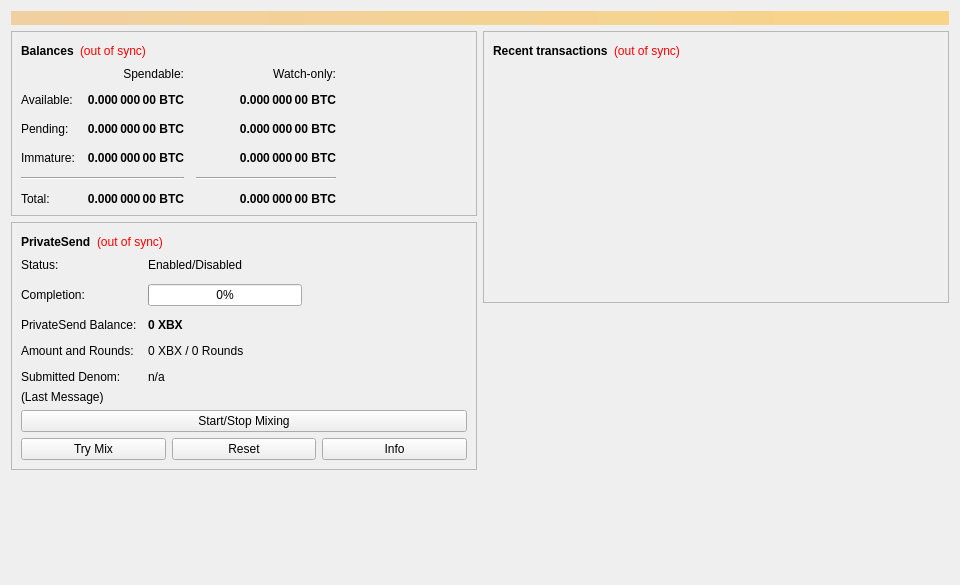
<?xml version="1.0" encoding="UTF-8"?>
<ui version="4.0">
 <class>OverviewPage</class>
 <widget class="QWidget" name="OverviewPage">
  <property name="geometry">
   <rect>
    <x>0</x>
    <y>0</y>
    <width>960</width>
    <height>585</height>
   </rect>
  </property>
  <property name="minimumSize">
   <size>
    <width>960</width>
    <height>0</height>
   </size>
  </property>
  <property name="windowTitle">
   <string>Form</string>
  </property>
  <layout class="QVBoxLayout" name="topLayout">
   <item>
    <widget class="QLabel" name="labelAlerts">
     <property name="visible">
      <bool>false</bool>
     </property>
     <property name="styleSheet">
      <string notr="true">QLabel { background-color: qlineargradient(x1: 0, y1: 0, x2: 1, y2: 0, stop:0 #F0D0A0, stop:1 #F8D488); color:#000000; }</string>
     </property>
     <property name="wordWrap">
      <bool>true</bool>
     </property>
     <property name="margin">
      <number>3</number>
     </property>
     <property name="textInteractionFlags">
      <set>Qt::TextSelectableByMouse</set>
     </property>
    </widget>
   </item>
   <item>
    <layout class="QHBoxLayout" name="horizontalLayout" stretch="1,1">
     <item>
      <layout class="QVBoxLayout" name="verticalLayout_2">
       <item>
        <widget class="QFrame" name="frame">
         <property name="frameShape">
          <enum>QFrame::StyledPanel</enum>
         </property>
         <property name="frameShadow">
          <enum>QFrame::Raised</enum>
         </property>
         <layout class="QVBoxLayout" name="verticalLayout_4">
          <item>
           <layout class="QHBoxLayout" name="horizontalLayout_4">
            <item>
             <widget class="QLabel" name="label_5">
              <property name="font">
               <font>
                <weight>75</weight>
                <bold>true</bold>
               </font>
              </property>
              <property name="text">
               <string>Balances</string>
              </property>
             </widget>
            </item>
            <item>
             <widget class="QLabel" name="labelWalletStatus">
              <property name="toolTip">
               <string>The displayed information may be out of date. Your wallet automatically synchronizes with the electrobytes network after a connection is established, but this process has not completed yet.</string>
              </property>
              <property name="styleSheet">
               <string notr="true">QLabel { color: red; }</string>
              </property>
              <property name="text">
               <string notr="true">(out of sync)</string>
              </property>
              <property name="alignment">
               <set>Qt::AlignLeading|Qt::AlignLeft|Qt::AlignVCenter</set>
              </property>
             </widget>
            </item>
            <item>
             <spacer name="horizontalSpacer_3">
              <property name="orientation">
               <enum>Qt::Horizontal</enum>
              </property>
              <property name="sizeHint" stdset="0">
               <size>
                <width>40</width>
                <height>20</height>
               </size>
              </property>
             </spacer>
            </item>
           </layout>
          </item>
          <item>
           <layout class="QGridLayout" name="gridLayout">
            <property name="spacing">
             <number>12</number>
            </property>
            <item row="2" column="2">
             <widget class="QLabel" name="labelWatchPending">
              <property name="font">
               <font>
                <weight>75</weight>
                <bold>true</bold>
               </font>
              </property>
              <property name="cursor">
               <cursorShape>IBeamCursor</cursorShape>
              </property>
              <property name="toolTip">
               <string>Unconfirmed transactions to watch-only addresses</string>
              </property>
              <property name="text">
               <string notr="true">0.000 000 00 BTC</string>
              </property>
              <property name="alignment">
               <set>Qt::AlignRight|Qt::AlignTrailing|Qt::AlignVCenter</set>
              </property>
              <property name="textInteractionFlags">
               <set>Qt::LinksAccessibleByMouse|Qt::TextSelectableByKeyboard|Qt::TextSelectableByMouse</set>
              </property>
             </widget>
            </item>
            <item row="2" column="1">
             <widget class="QLabel" name="labelUnconfirmed">
              <property name="font">
               <font>
                <weight>75</weight>
                <bold>true</bold>
               </font>
              </property>
              <property name="cursor">
               <cursorShape>IBeamCursor</cursorShape>
              </property>
              <property name="toolTip">
               <string>Total of transactions that have yet to be confirmed, and do not yet count toward the spendable balance</string>
              </property>
              <property name="text">
               <string notr="true">0.000 000 00 BTC</string>
              </property>
              <property name="alignment">
               <set>Qt::AlignRight|Qt::AlignTrailing|Qt::AlignVCenter</set>
              </property>
              <property name="textInteractionFlags">
               <set>Qt::LinksAccessibleByMouse|Qt::TextSelectableByKeyboard|Qt::TextSelectableByMouse</set>
              </property>
             </widget>
            </item>
            <item row="3" column="2">
             <widget class="QLabel" name="labelWatchImmature">
              <property name="font">
               <font>
                <weight>75</weight>
                <bold>true</bold>
               </font>
              </property>
              <property name="cursor">
               <cursorShape>IBeamCursor</cursorShape>
              </property>
              <property name="toolTip">
               <string>Mined balance in watch-only addresses that has not yet matured</string>
              </property>
              <property name="text">
               <string notr="true">0.000 000 00 BTC</string>
              </property>
              <property name="alignment">
               <set>Qt::AlignRight|Qt::AlignTrailing|Qt::AlignVCenter</set>
              </property>
              <property name="textInteractionFlags">
               <set>Qt::LinksAccessibleByMouse|Qt::TextSelectableByKeyboard|Qt::TextSelectableByMouse</set>
              </property>
             </widget>
            </item>
            <item row="4" column="0" colspan="2">
             <widget class="Line" name="lineSpendableBalance">
              <property name="orientation">
               <enum>Qt::Horizontal</enum>
              </property>
             </widget>
            </item>
            <item row="4" column="2">
             <widget class="Line" name="lineWatchBalance">
              <property name="sizePolicy">
               <sizepolicy hsizetype="Preferred" vsizetype="Fixed">
                <horstretch>0</horstretch>
                <verstretch>0</verstretch>
               </sizepolicy>
              </property>
              <property name="minimumSize">
               <size>
                <width>140</width>
                <height>0</height>
               </size>
              </property>
              <property name="orientation">
               <enum>Qt::Horizontal</enum>
              </property>
             </widget>
            </item>
            <item row="5" column="0">
             <widget class="QLabel" name="labelTotalText">
              <property name="text">
               <string>Total:</string>
              </property>
             </widget>
            </item>
            <item row="3" column="1">
             <widget class="QLabel" name="labelImmature">
              <property name="font">
               <font>
                <weight>75</weight>
                <bold>true</bold>
               </font>
              </property>
              <property name="cursor">
               <cursorShape>IBeamCursor</cursorShape>
              </property>
              <property name="toolTip">
               <string>Mined balance that has not yet matured</string>
              </property>
              <property name="text">
               <string notr="true">0.000 000 00 BTC</string>
              </property>
              <property name="alignment">
               <set>Qt::AlignRight|Qt::AlignTrailing|Qt::AlignVCenter</set>
              </property>
              <property name="textInteractionFlags">
               <set>Qt::LinksAccessibleByMouse|Qt::TextSelectableByKeyboard|Qt::TextSelectableByMouse</set>
              </property>
             </widget>
            </item>
            <item row="2" column="3">
             <spacer name="horizontalSpacer_2">
              <property name="orientation">
               <enum>Qt::Horizontal</enum>
              </property>
              <property name="sizeHint" stdset="0">
               <size>
                <width>40</width>
                <height>20</height>
               </size>
              </property>
             </spacer>
            </item>
            <item row="3" column="0">
             <widget class="QLabel" name="labelImmatureText">
              <property name="text">
               <string>Immature:</string>
              </property>
             </widget>
            </item>
            <item row="5" column="1">
             <widget class="QLabel" name="labelTotal">
              <property name="font">
               <font>
                <weight>75</weight>
                <bold>true</bold>
               </font>
              </property>
              <property name="cursor">
               <cursorShape>IBeamCursor</cursorShape>
              </property>
              <property name="toolTip">
               <string>Your current total balance</string>
              </property>
              <property name="text">
               <string notr="true">0.000 000 00 BTC</string>
              </property>
              <property name="alignment">
               <set>Qt::AlignRight|Qt::AlignTrailing|Qt::AlignVCenter</set>
              </property>
              <property name="textInteractionFlags">
               <set>Qt::LinksAccessibleByMouse|Qt::TextSelectableByKeyboard|Qt::TextSelectableByMouse</set>
              </property>
             </widget>
            </item>
            <item row="5" column="2">
             <widget class="QLabel" name="labelWatchTotal">
              <property name="font">
               <font>
                <weight>75</weight>
                <bold>true</bold>
               </font>
              </property>
              <property name="cursor">
               <cursorShape>IBeamCursor</cursorShape>
              </property>
              <property name="toolTip">
               <string>Current total balance in watch-only addresses</string>
              </property>
              <property name="text">
               <string notr="true">0.000 000 00 BTC</string>
              </property>
              <property name="alignment">
               <set>Qt::AlignRight|Qt::AlignTrailing|Qt::AlignVCenter</set>
              </property>
              <property name="textInteractionFlags">
               <set>Qt::LinksAccessibleByMouse|Qt::TextSelectableByKeyboard|Qt::TextSelectableByMouse</set>
              </property>
             </widget>
            </item>
            <item row="0" column="2">
             <widget class="QLabel" name="labelWatchonly">
              <property name="text">
               <string>Watch-only:</string>
              </property>
              <property name="alignment">
               <set>Qt::AlignRight|Qt::AlignTrailing|Qt::AlignVCenter</set>
              </property>
             </widget>
            </item>
            <item row="1" column="0">
             <widget class="QLabel" name="labelBalanceText">
              <property name="text">
               <string>Available:</string>
              </property>
             </widget>
            </item>
            <item row="1" column="1">
             <widget class="QLabel" name="labelBalance">
              <property name="font">
               <font>
                <weight>75</weight>
                <bold>true</bold>
               </font>
              </property>
              <property name="cursor">
               <cursorShape>IBeamCursor</cursorShape>
              </property>
              <property name="toolTip">
               <string>Your current spendable balance</string>
              </property>
              <property name="text">
               <string notr="true">0.000 000 00 BTC</string>
              </property>
              <property name="alignment">
               <set>Qt::AlignRight|Qt::AlignTrailing|Qt::AlignVCenter</set>
              </property>
              <property name="textInteractionFlags">
               <set>Qt::LinksAccessibleByMouse|Qt::TextSelectableByKeyboard|Qt::TextSelectableByMouse</set>
              </property>
             </widget>
            </item>
            <item row="1" column="2">
             <widget class="QLabel" name="labelWatchAvailable">
              <property name="font">
               <font>
                <weight>75</weight>
                <bold>true</bold>
               </font>
              </property>
              <property name="cursor">
               <cursorShape>IBeamCursor</cursorShape>
              </property>
              <property name="toolTip">
               <string>Your current balance in watch-only addresses</string>
              </property>
              <property name="text">
               <string notr="true">0.000 000 00 BTC</string>
              </property>
              <property name="alignment">
               <set>Qt::AlignRight|Qt::AlignTrailing|Qt::AlignVCenter</set>
              </property>
              <property name="textInteractionFlags">
               <set>Qt::LinksAccessibleByMouse|Qt::TextSelectableByKeyboard|Qt::TextSelectableByMouse</set>
              </property>
             </widget>
            </item>
            <item row="2" column="0">
             <widget class="QLabel" name="labelPendingText">
              <property name="text">
               <string>Pending:</string>
              </property>
             </widget>
            </item>
            <item row="0" column="1">
             <widget class="QLabel" name="labelSpendable">
              <property name="text">
               <string>Spendable:</string>
              </property>
              <property name="alignment">
               <set>Qt::AlignRight|Qt::AlignTrailing|Qt::AlignVCenter</set>
              </property>
             </widget>
            </item>
           </layout>
          </item>
         </layout>
        </widget>
       </item>
       <item>
        <widget class="QFrame" name="framePrivateSend">
         <property name="layoutDirection">
          <enum>Qt::LeftToRight</enum>
         </property>
         <property name="frameShape">
          <enum>QFrame::StyledPanel</enum>
         </property>
         <property name="frameShadow">
          <enum>QFrame::Raised</enum>
         </property>
         <layout class="QVBoxLayout" name="VerticalLayout_PS1">
          <item>
           <layout class="QHBoxLayout" name="horizontalLayout_5">
            <item>
             <widget class="QLabel" name="labelPrivateSendHeader">
              <property name="font">
               <font>
                <weight>75</weight>
                <bold>true</bold>
               </font>
              </property>
              <property name="text">
               <string>PrivateSend</string>
              </property>
             </widget>
            </item>
            <item>
             <widget class="QLabel" name="labelPrivateSendSyncStatus">
              <property name="toolTip">
               <string>The displayed information may be out of date. Your wallet automatically synchronizes with the electrobytes network after a connection is established, but this process has not completed yet.</string>
              </property>
              <property name="styleSheet">
               <string notr="true">QLabel { color: red; }</string>
              </property>
              <property name="text">
               <string notr="true">(out of sync)</string>
              </property>
              <property name="alignment">
               <set>Qt::AlignLeading|Qt::AlignLeft|Qt::AlignVCenter</set>
              </property>
             </widget>
            </item>
            <item>
             <spacer name="horizontalSpacer_4">
              <property name="orientation">
               <enum>Qt::Horizontal</enum>
              </property>
              <property name="sizeHint" stdset="0">
               <size>
                <width>40</width>
                <height>20</height>
               </size>
              </property>
             </spacer>
            </item>
           </layout>
          </item>
          <item>
           <layout class="QFormLayout" name="privateSendFormLayout">
            <property name="fieldGrowthPolicy">
             <enum>QFormLayout::AllNonFixedFieldsGrow</enum>
            </property>
            <property name="horizontalSpacing">
             <number>11</number>
            </property>
            <property name="verticalSpacing">
             <number>12</number>
            </property>
            <item row="0" column="0">
             <widget class="QLabel" name="labelPrivateSendEnabledText">
              <property name="text">
               <string>Status:</string>
              </property>
             </widget>
            </item>
            <item row="0" column="1">
             <widget class="QLabel" name="labelPrivateSendEnabled">
              <property name="text">
               <string>Enabled/Disabled</string>
              </property>
             </widget>
            </item>
            <item row="1" column="0">
             <widget class="QLabel" name="labelCompletitionText">
              <property name="text">
               <string>Completion:</string>
              </property>
             </widget>
            </item>
            <item row="1" column="1">
             <widget class="QProgressBar" name="privateSendProgress">
              <property name="maximumSize">
               <size>
                <width>154</width>
                <height>16777215</height>
               </size>
              </property>
              <property name="value">
               <number>0</number>
              </property>
             </widget>
            </item>
            <item row="2" column="0">
             <widget class="QLabel" name="labelAnonymizedText">
              <property name="text">
               <string>PrivateSend Balance:</string>
              </property>
             </widget>
            </item>
            <item row="2" column="1">
             <widget class="QLabel" name="labelAnonymized">
              <property name="font">
               <font>
                <weight>75</weight>
                <bold>true</bold>
               </font>
              </property>
              <property name="text">
               <string notr="true">0 XBX</string>
              </property>
             </widget>
            </item>
            <item row="3" column="0">
             <widget class="QLabel" name="labelAmountAndRoundsText">
              <property name="text">
               <string>Amount and Rounds:</string>
              </property>
             </widget>
            </item>
            <item row="3" column="1">
             <widget class="QLabel" name="labelAmountRounds">
              <property name="text">
               <string>0 XBX / 0 Rounds</string>
              </property>
             </widget>
            </item>
            <item row="4" column="0">
             <widget class="QLabel" name="labelSubmittedDenomText">
              <property name="text">
               <string>Submitted Denom:</string>
              </property>
             </widget>
            </item>
            <item row="4" column="1">
             <widget class="QLabel" name="labelSubmittedDenom">
              <property name="toolTip">
               <string>The denominations you submitted to the Masternode.&lt;br&gt;To mix, other users must submit the exact same denominations.</string>
              </property>
              <property name="text">
               <string>n/a</string>
              </property>
             </widget>
            </item>
           </layout>
          </item>
          <item>
           <layout class="QVBoxLayout" name="VerticalLayout_PS">
            <item>
             <widget class="QLabel" name="labelPrivateSendLastMessage">
              <property name="text">
               <string>(Last Message)</string>
              </property>
              <property name="alignment">
               <set>Qt::AlignLeading|Qt::AlignLeft|Qt::AlignTop</set>
              </property>
              <property name="wordWrap">
               <bool>true</bool>
              </property>
             </widget>
            </item>
            <item>
             <widget class="QPushButton" name="togglePrivateSend">
              <property name="sizePolicy">
               <sizepolicy hsizetype="MinimumExpanding" vsizetype="Fixed">
                <horstretch>0</horstretch>
                <verstretch>0</verstretch>
               </sizepolicy>
              </property>
              <property name="text">
               <string>Start/Stop Mixing</string>
              </property>
             </widget>
            </item>
            <item>
             <layout class="QHBoxLayout" name="horizontalLayout_debugbuttons">
              <item>
               <widget class="QPushButton" name="privateSendAuto">
                <property name="sizePolicy">
                 <sizepolicy hsizetype="MinimumExpanding" vsizetype="Fixed">
                  <horstretch>0</horstretch>
                  <verstretch>0</verstretch>
                 </sizepolicy>
                </property>
                <property name="toolTip">
                 <string>Try to manually submit a PrivateSend request.</string>
                </property>
                <property name="text">
                 <string>Try Mix</string>
                </property>
               </widget>
              </item>
              <item>
               <widget class="QPushButton" name="privateSendReset">
                <property name="sizePolicy">
                 <sizepolicy hsizetype="MinimumExpanding" vsizetype="Fixed">
                  <horstretch>0</horstretch>
                  <verstretch>0</verstretch>
                 </sizepolicy>
                </property>
                <property name="toolTip">
                 <string>Reset the current status of PrivateSend (can interrupt PrivateSend if it's in the process of Mixing, which can cost you money!)</string>
                </property>
                <property name="autoFillBackground">
                 <bool>false</bool>
                </property>
                <property name="text">
                 <string>Reset</string>
                </property>
               </widget>
              </item>
              <item>
               <widget class="QPushButton" name="privateSendInfo">
                <property name="sizePolicy">
                 <sizepolicy hsizetype="MinimumExpanding" vsizetype="Fixed">
                  <horstretch>0</horstretch>
                  <verstretch>0</verstretch>
                 </sizepolicy>
                </property>
                <property name="toolTip">
                 <string>Information about PrivateSend and Mixing</string>
                </property>
                <property name="text">
                 <string>Info</string>
                </property>
               </widget>
              </item>
             </layout>
            </item>
           </layout>
          </item>
         </layout>
        </widget>
       </item>
       <item>
        <spacer name="verticalSpacer">
         <property name="orientation">
          <enum>Qt::Vertical</enum>
         </property>
         <property name="sizeHint" stdset="0">
          <size>
           <width>20</width>
           <height>40</height>
          </size>
         </property>
        </spacer>
       </item>
      </layout>
     </item>
     <item>
      <layout class="QVBoxLayout" name="verticalLayout_3">
       <item>
        <widget class="QFrame" name="frame_2">
         <property name="frameShape">
          <enum>QFrame::StyledPanel</enum>
         </property>
         <property name="frameShadow">
          <enum>QFrame::Raised</enum>
         </property>
         <layout class="QVBoxLayout" name="verticalLayout">
          <item>
           <layout class="QHBoxLayout" name="horizontalLayout_2">
            <item>
             <widget class="QLabel" name="label_4">
              <property name="font">
               <font>
                <weight>75</weight>
                <bold>true</bold>
               </font>
              </property>
              <property name="text">
               <string>Recent transactions</string>
              </property>
             </widget>
            </item>
            <item>
             <widget class="QLabel" name="labelTransactionsStatus">
              <property name="toolTip">
               <string>The displayed information may be out of date. Your wallet automatically synchronizes with the electrobytes network after a connection is established, but this process has not completed yet.</string>
              </property>
              <property name="styleSheet">
               <string notr="true">QLabel { color: red; }</string>
              </property>
              <property name="text">
               <string notr="true">(out of sync)</string>
              </property>
              <property name="alignment">
               <set>Qt::AlignLeading|Qt::AlignLeft|Qt::AlignVCenter</set>
              </property>
             </widget>
            </item>
            <item>
             <spacer name="horizontalSpacer">
              <property name="orientation">
               <enum>Qt::Horizontal</enum>
              </property>
              <property name="sizeHint" stdset="0">
               <size>
                <width>40</width>
                <height>20</height>
               </size>
              </property>
             </spacer>
            </item>
           </layout>
          </item>
          <item>
           <widget class="QListView" name="listTransactions">
            <property name="styleSheet">
             <string notr="true">QListView { background: transparent; }</string>
            </property>
            <property name="frameShape">
             <enum>QFrame::NoFrame</enum>
            </property>
            <property name="verticalScrollBarPolicy">
             <enum>Qt::ScrollBarAlwaysOff</enum>
            </property>
            <property name="horizontalScrollBarPolicy">
             <enum>Qt::ScrollBarAlwaysOff</enum>
            </property>
            <property name="selectionMode">
             <enum>QAbstractItemView::NoSelection</enum>
            </property>
           </widget>
          </item>
         </layout>
        </widget>
       </item>
       <item>
        <spacer name="verticalSpacer_2">
         <property name="orientation">
          <enum>Qt::Vertical</enum>
         </property>
         <property name="sizeHint" stdset="0">
          <size>
           <width>20</width>
           <height>40</height>
          </size>
         </property>
        </spacer>
       </item>
      </layout>
     </item>
    </layout>
   </item>
  </layout>
 </widget>
 <resources/>
 <connections/>
</ui>
